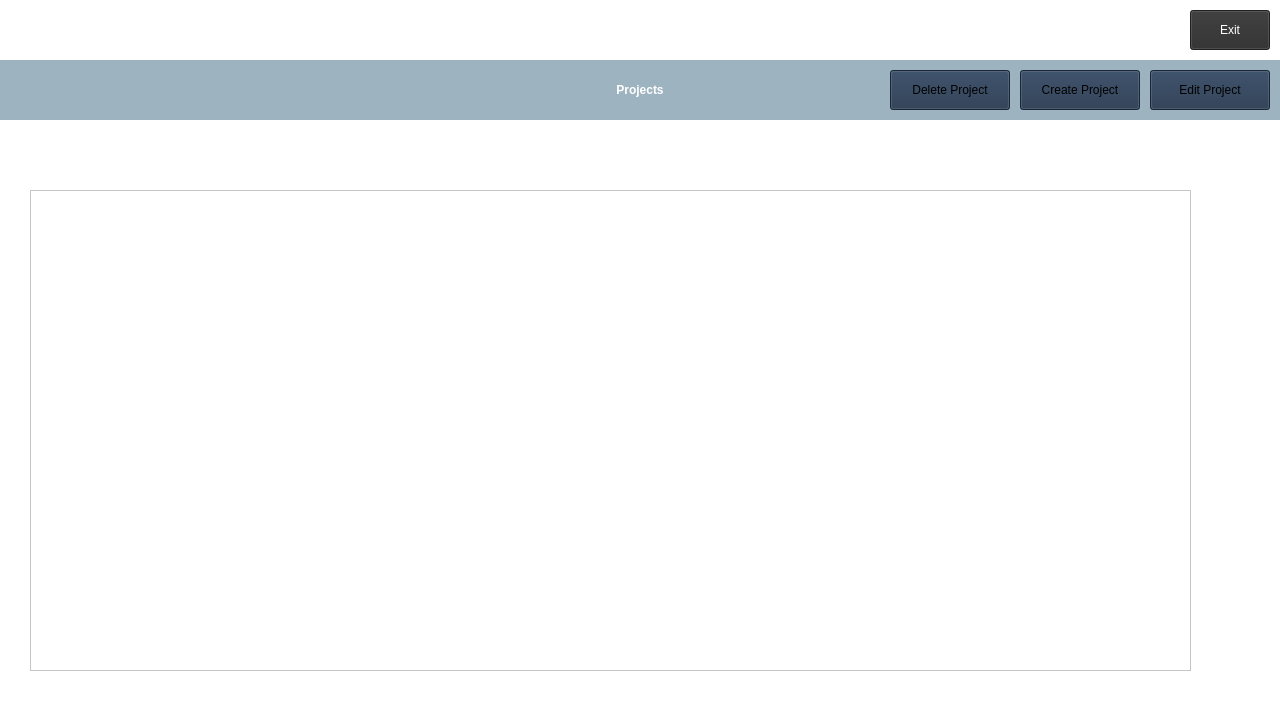
<?xml version="1.0" encoding="UTF-8"?>
<ui version="4.0">
 <class>ProjectsAdmin</class>
 <widget class="QWidget" name="ProjectsAdmin">
  <property name="geometry">
   <rect>
    <x>0</x>
    <y>0</y>
    <width>1280</width>
    <height>720</height>
   </rect>
  </property>
  <property name="minimumSize">
   <size>
    <width>1280</width>
    <height>720</height>
   </size>
  </property>
  <property name="maximumSize">
   <size>
    <width>1280</width>
    <height>720</height>
   </size>
  </property>
  <property name="windowTitle">
   <string>Form</string>
  </property>
  <property name="styleSheet">
   <string notr="true">QWidget {
font: 24pt &quot;Arial&quot;;
background-color: rgb(255, 255, 255);
color: rgb(0, 0, 0);
}</string>
  </property>
  <widget class="QPushButton" name="exitButton">
   <property name="geometry">
    <rect>
     <x>1190</x>
     <y>10</y>
     <width>80</width>
     <height>40</height>
    </rect>
   </property>
   <property name="minimumSize">
    <size>
     <width>80</width>
     <height>40</height>
    </size>
   </property>
   <property name="maximumSize">
    <size>
     <width>80</width>
     <height>40</height>
    </size>
   </property>
   <property name="autoFillBackground">
    <bool>false</bool>
   </property>
   <property name="styleSheet">
    <string notr="true">QPushButton {
font: 13pt &quot;Arial&quot;;
 background-color: #2D2D2D; /* Dark grey background */
color: rgb(255, 255, 255);
}</string>
   </property>
   <property name="text">
    <string>Exit</string>
   </property>
  </widget>
  <widget class="QLabel" name="toplabel">
   <property name="geometry">
    <rect>
     <x>0</x>
     <y>60</y>
     <width>1280</width>
     <height>60</height>
    </rect>
   </property>
   <property name="minimumSize">
    <size>
     <width>1280</width>
     <height>5</height>
    </size>
   </property>
   <property name="maximumSize">
    <size>
     <width>1280</width>
     <height>60</height>
    </size>
   </property>
   <property name="styleSheet">
    <string notr="true">QLabel {
font: 24pt &quot;Arial&quot;;
background-color: #9EB3C0;
color: rgb(255, 255, 255);
}</string>
   </property>
   <property name="text">
    <string>&lt;html&gt;&lt;head/&gt;&lt;body&gt;&lt;p&gt;&lt;span style=&quot; font-weight:700;&quot;&gt;Projects&lt;/span&gt;&lt;/p&gt;&lt;/body&gt;&lt;/html&gt;</string>
   </property>
   <property name="alignment">
    <set>Qt::AlignCenter</set>
   </property>
  </widget>
  <widget class="QPushButton" name="createProjectButton">
   <property name="geometry">
    <rect>
     <x>1020</x>
     <y>70</y>
     <width>120</width>
     <height>40</height>
    </rect>
   </property>
   <property name="minimumSize">
    <size>
     <width>120</width>
     <height>40</height>
    </size>
   </property>
   <property name="maximumSize">
    <size>
     <width>120</width>
     <height>40</height>
    </size>
   </property>
   <property name="autoFillBackground">
    <bool>false</bool>
   </property>
   <property name="styleSheet">
    <string notr="true">QPushButton {
font: 13pt &quot;Arial&quot;;
background-color: #22344C;
color: rgb(0, 0, 0);
}</string>
   </property>
   <property name="text">
    <string>Create Project</string>
   </property>
  </widget>
  <widget class="QTableWidget" name="project_table">
   <property name="geometry">
    <rect>
     <x>30</x>
     <y>190</y>
     <width>1161</width>
     <height>481</height>
    </rect>
   </property>
   <property name="font">
    <font>
     <family>Arial</family>
     <pointsize>24</pointsize>
     <italic>false</italic>
     <bold>false</bold>
    </font>
   </property>
  </widget>
  <widget class="QPushButton" name="delete_project">
   <property name="geometry">
    <rect>
     <x>890</x>
     <y>70</y>
     <width>120</width>
     <height>40</height>
    </rect>
   </property>
   <property name="minimumSize">
    <size>
     <width>120</width>
     <height>40</height>
    </size>
   </property>
   <property name="maximumSize">
    <size>
     <width>120</width>
     <height>40</height>
    </size>
   </property>
   <property name="autoFillBackground">
    <bool>false</bool>
   </property>
   <property name="styleSheet">
    <string notr="true">QPushButton {
font: 13pt &quot;Arial&quot;;
background-color: #22344C;
color: rgb(0, 0, 0);
}</string>
   </property>
   <property name="text">
    <string>Delete Project</string>
   </property>
  </widget>
  <widget class="QPushButton" name="delete_project_2">
   <property name="geometry">
    <rect>
     <x>1660</x>
     <y>370</y>
     <width>120</width>
     <height>40</height>
    </rect>
   </property>
   <property name="minimumSize">
    <size>
     <width>120</width>
     <height>40</height>
    </size>
   </property>
   <property name="maximumSize">
    <size>
     <width>120</width>
     <height>40</height>
    </size>
   </property>
   <property name="autoFillBackground">
    <bool>false</bool>
   </property>
   <property name="styleSheet">
    <string notr="true">QPushButton {
font: 13pt &quot;Arial&quot;;
background-color: rgb(200, 200, 200);
color: rgb(0, 0, 0);
}</string>
   </property>
   <property name="text">
    <string>Delete Project</string>
   </property>
  </widget>
  <widget class="QPushButton" name="createProjectButton_2">
   <property name="geometry">
    <rect>
     <x>1790</x>
     <y>370</y>
     <width>120</width>
     <height>40</height>
    </rect>
   </property>
   <property name="minimumSize">
    <size>
     <width>120</width>
     <height>40</height>
    </size>
   </property>
   <property name="maximumSize">
    <size>
     <width>120</width>
     <height>40</height>
    </size>
   </property>
   <property name="autoFillBackground">
    <bool>false</bool>
   </property>
   <property name="styleSheet">
    <string notr="true">QPushButton {
font: 13pt &quot;Arial&quot;;
background-color: rgb(200, 200, 200);
color: rgb(0, 0, 0);
}</string>
   </property>
   <property name="text">
    <string>Create Project</string>
   </property>
  </widget>
  <widget class="QPushButton" name="exitButton_2">
   <property name="geometry">
    <rect>
     <x>1830</x>
     <y>310</y>
     <width>80</width>
     <height>40</height>
    </rect>
   </property>
   <property name="minimumSize">
    <size>
     <width>80</width>
     <height>40</height>
    </size>
   </property>
   <property name="maximumSize">
    <size>
     <width>80</width>
     <height>40</height>
    </size>
   </property>
   <property name="autoFillBackground">
    <bool>false</bool>
   </property>
   <property name="styleSheet">
    <string notr="true">QPushButton {
font: 13pt &quot;Arial&quot;;
background-color: rgb(100, 100, 100);
color: rgb(255, 255, 255);
}</string>
   </property>
   <property name="text">
    <string>Exit</string>
   </property>
  </widget>
  <widget class="QPushButton" name="editProjectButton">
   <property name="geometry">
    <rect>
     <x>1150</x>
     <y>70</y>
     <width>120</width>
     <height>40</height>
    </rect>
   </property>
   <property name="minimumSize">
    <size>
     <width>120</width>
     <height>40</height>
    </size>
   </property>
   <property name="maximumSize">
    <size>
     <width>120</width>
     <height>40</height>
    </size>
   </property>
   <property name="autoFillBackground">
    <bool>false</bool>
   </property>
   <property name="styleSheet">
    <string notr="true">QPushButton {
font: 13pt &quot;Arial&quot;;
background-color: #22344C;
color: rgb(0, 0, 0);
}</string>
   </property>
   <property name="text">
    <string>Edit Project</string>
   </property>
  </widget>
 </widget>
 <resources/>
 <connections/>
</ui>
